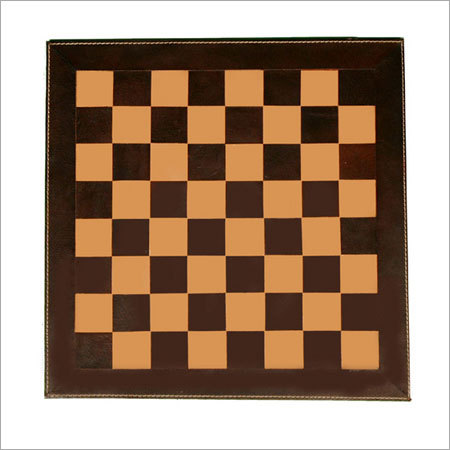
#> input picture imgs/chessboard.jpg, 450 x 450 px
$ jupyter execute C17gridDetection.ipynb
#> lines starting #> are read from the running program, lines starting #| are printed output that depends on the picture; after the words box and inside, x2 and y2 are one past the last pixel; in counts of white or black regions, pixels touching at a corner belong together
[cell 1]
import cv2
import matplotlib.pyplot as plt
import numpy as np

[cell 2]
flat_chess = cv2.imread('imgs/chessboard.jpg')
#> flat_chess is the input picture: shape (450, 450, 3); mean B, G, R 116.9, 137.2, 162.4

[cell 3]
plt.imshow(flat_chess)

[cell 4]
found,corners = cv2.findChessboardCorners(flat_chess,(5,5))
#> found = True; corners = 25 rows, first 8: [301.9, 292.1], [264.1, 291.9], [225.4, 292.4], [187.3, 292.7], [149.5, 293.9], [302, 254.9], [263.8, 255.3], [225, 255.5]

[cell 5]
found
#> Out = True

[cell 6]
type(corners)

[cell 7]
corners.shape
#> Out = (25, 1, 2)

[cell 8]
cv2.drawChessboardCorners(flat_chess,(5,5),corners,found)
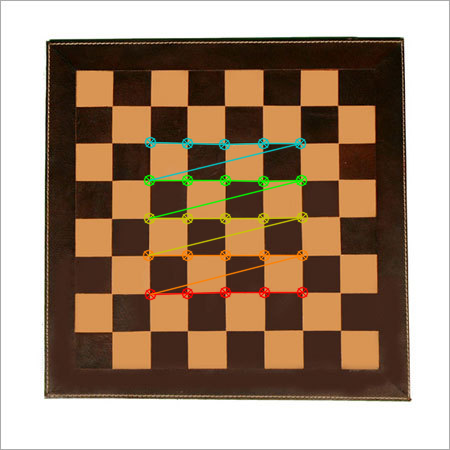
#> flat_chess: shape (450, 450, 3); 3.05% of pixels changed, all inside (x1, y1, x2, y2) = (142, 136, 309, 301)

[cell 9]
plt.imshow(flat_chess)

[cell 10]
dots = cv2.imread('imgs/dots.jpg')
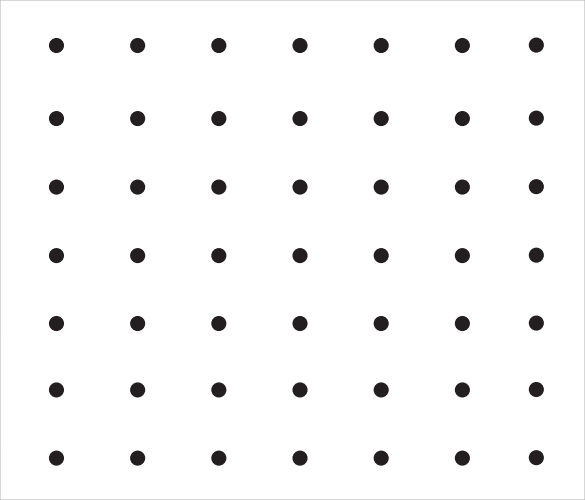
#> input picture imgs/dots.jpg, 585 x 500 px
#> dots is the input picture: shape (500, 585, 3); mean B, G, R 248, 247.9, 248

[cell 11]
plt.imshow(dots)

[cell 12]
found,corners = cv2.findCirclesGrid(dots,(7,7),cv2.CALIB_CB_SYMMETRIC_GRID,)
#> corners = 49 rows, first 8: [55.97, 45.02], [137.1, 45.01], [218.3, 45.01], [299.5, 45], [380.7, 45], [461.9, 45.01], [535.8, 44.59], [55.98, 118]

[cell 13]
found
#> Out = True

[cell 14]
cv2.drawChessboardCorners(dots,(7,7),corners,found)
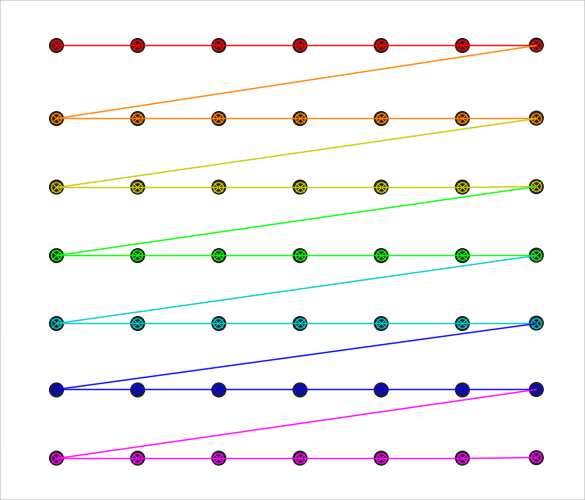
#> dots: shape (500, 585, 3); 7.74% of pixels changed, all inside (x1, y1, x2, y2) = (50, 39, 543, 465)
